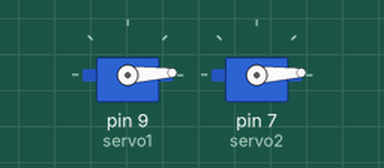
Simulated run of this sketch. Board: Arduino Uno, built with avr-gcc and run on an emulated ATmega328P. On the bench: 2 × servo.

Above: at 0.05 s.
At 1.35 s:
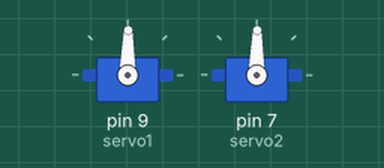
At 2.65 s:
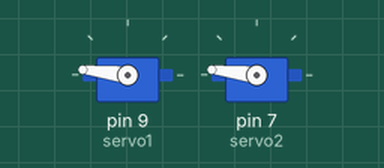
At 5.25 s:
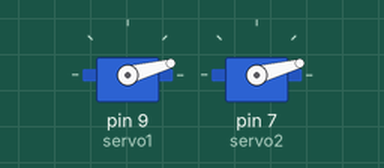
Timing chart, 0 to 7.1 s (numbered marks = the images above):
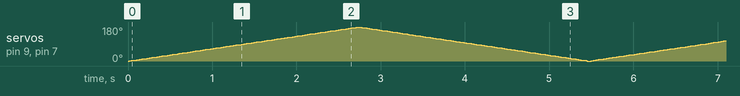

The sketch:

Kendali_motor_servo.ino
```cpp
#include <Servo.h>
Servo servo1;
Servo servo2;
int sudut= 0;

void setup() {
  servo1.attach(9);
  servo2.attach(7);
}

void loop() {
  for (sudut = 0; sudut < 180; sudut += 1) {
    servo1.write(sudut);
    servo2.write(sudut);
    delay(15);
  }
  for (sudut = 180; sudut >= 0; sudut -= 1) {
    servo1.write(sudut);
    servo2.write(sudut);
    delay(15);
  }
}
```
